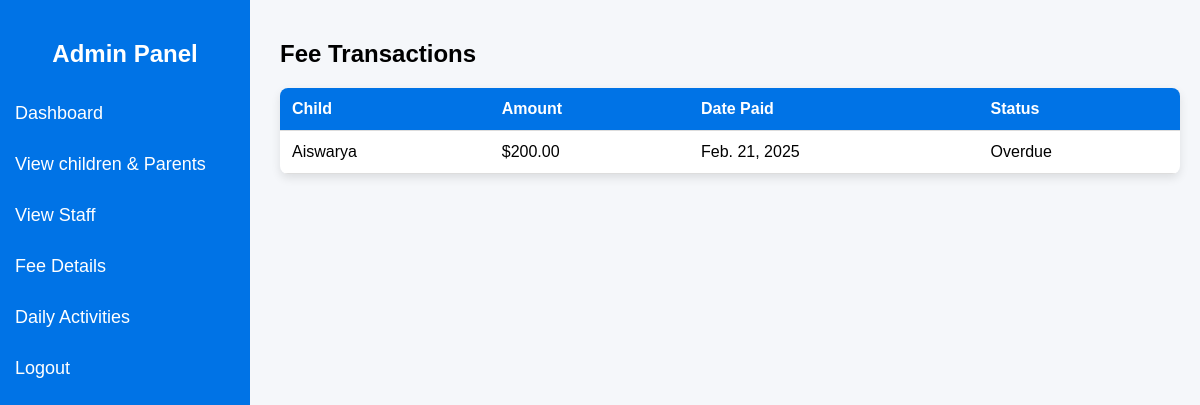
The app's page /viewfeedetails, older data.
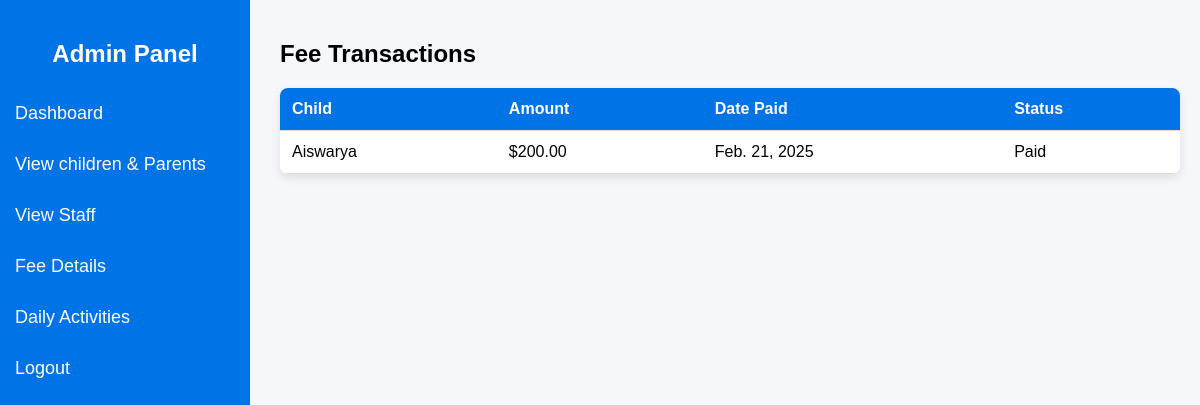
The same page, newer data.
### app/models.py (models this page shows, shortened)
class FeeTransaction(models.Model):
    child = models.ForeignKey(Child, on_delete=models.CASCADE, related_name="fees")
    amount = models.DecimalField(max_digits=10, decimal_places=2)
    date_paid = models.DateField(auto_now_add=True)
    status = models.CharField(
        max_length=20,
        choices=[("Paid", "Paid"), ("Pending", "Pending"), ("Overdue", "Overdue")],
        default="Pending"
    )

class Child(models.Model):
    staff = models.ForeignKey(Staf, on_delete=models.CASCADE, related_name="children")
    name = models.CharField(max_length=100)
    age = models.IntegerField()
    gender = models.CharField(max_length=10, choices=[("Male", "Male"), ("Female", "Female")])
    admission_date = models.DateField(auto_now_add=True)
    image = models.ImageField(upload_to="child_images/", blank=True, null=True)
    medical_health = models.TextField(blank=True, null=True)  # New Field for Health Records
    fee_status = models.CharField(
        max_length=20,
        choices=[("Paid", "Paid"), ("Pending", "Pending"), ("Overdue", "Overdue")],
        default="Pending"
    )  # New Field for Fee Status

### app/views.py (the view)
# urls.py: path('viewfeedetails',views.viewfeedetails,name='viewfeedetails'),
def viewfeedetails(request):
    fees = FeeTransaction.objects.all()
    return render(request, "admin/viewfeedetails.html", {"fees": fees})

### templates/admin/viewfeedetails.html (shortened to what this page needs)
<!DOCTYPE html>
<html lang="en">
<head>
</head>
<body>
    <div class="sidebar">
        <h2 style="text-align: center;">Admin Panel</h2>
        <a href="../adminhome">Dashboard</a>
        <a href="../viewparents">View children & Parents</a>
        <a href="../viewstaf">View Staff</a>
        <a href="../viewfeedetails">Fee Details</a>
        <a href="../dailyactivities">Daily Activities</a>
        <a href="../logout">Logout</a>
    </div>
    <div class="main-content">
        <h2>Fee Transactions</h2>
        <table>
            <thead>
                <tr>
                    <th>Child</th>
                    <th>Amount</th>
                    <th>Date Paid</th>
                    <th>Status</th>
                </tr>
            </thead>
            <tbody>
                {% for fee in fees %}
                <tr>
                    <td>{{ fee.child.name }}</td>
                    <td>${{ fee.amount }}</td>
                    <td>{{ fee.date_paid }}</td>
                    <td>{{ fee.status }}</td>
                </tr>
                {% empty %}
                <tr>
                    <td colspan="4" style="text-align: center;">No fee transactions found.</td>
                </tr>
                {% endfor %}
            </tbody>
        </table>
    </div>
</body>
</html>

Row changes from the older to the newer data that the page shows:
changed FeeTransaction "Aiswarya": status "Overdue" → "Paid"
